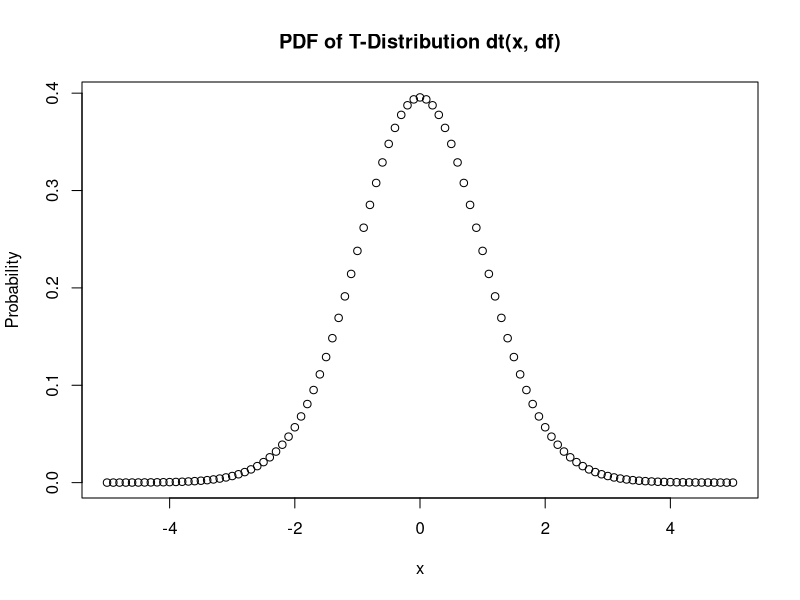
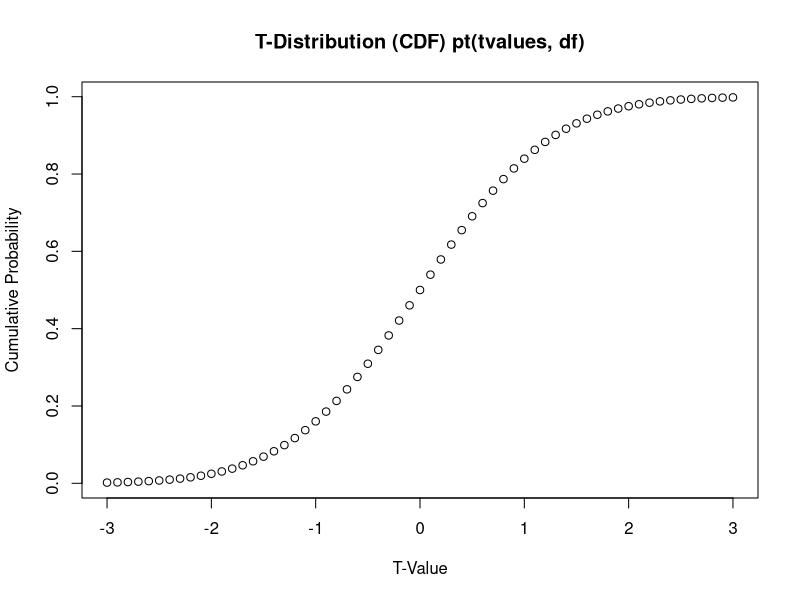
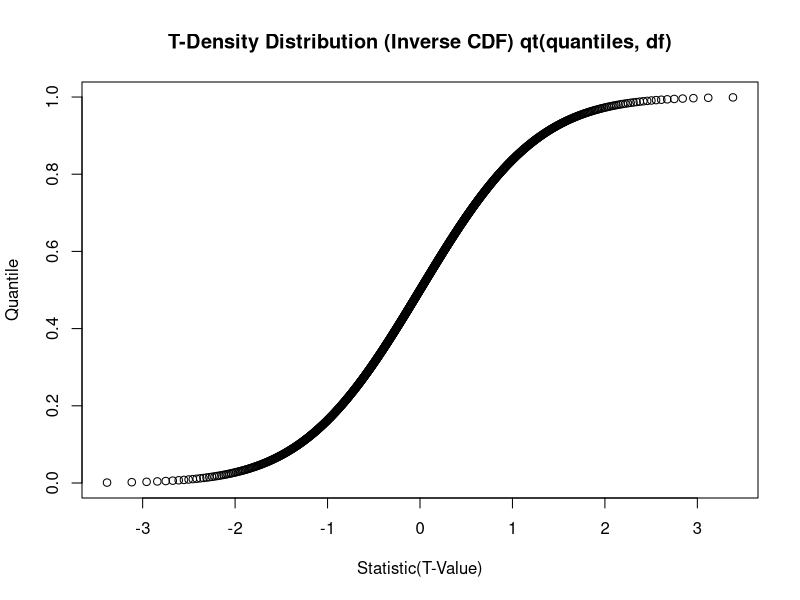
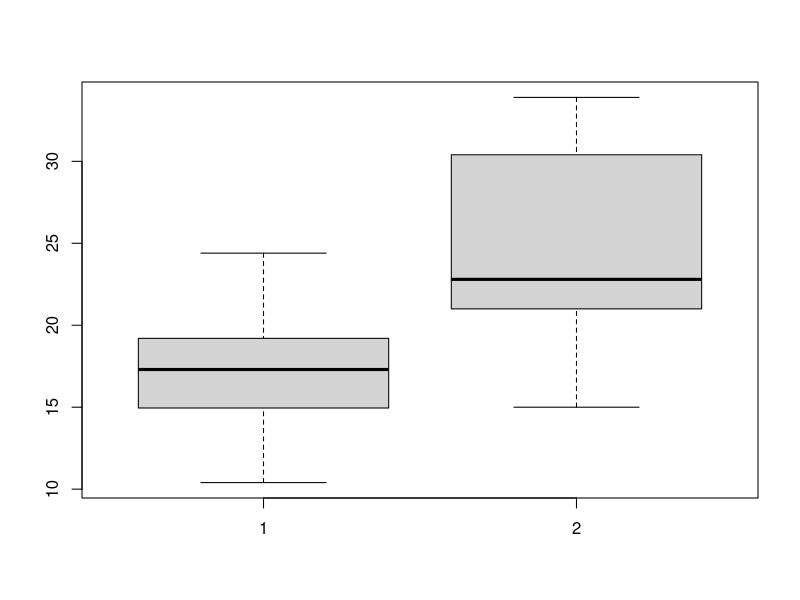
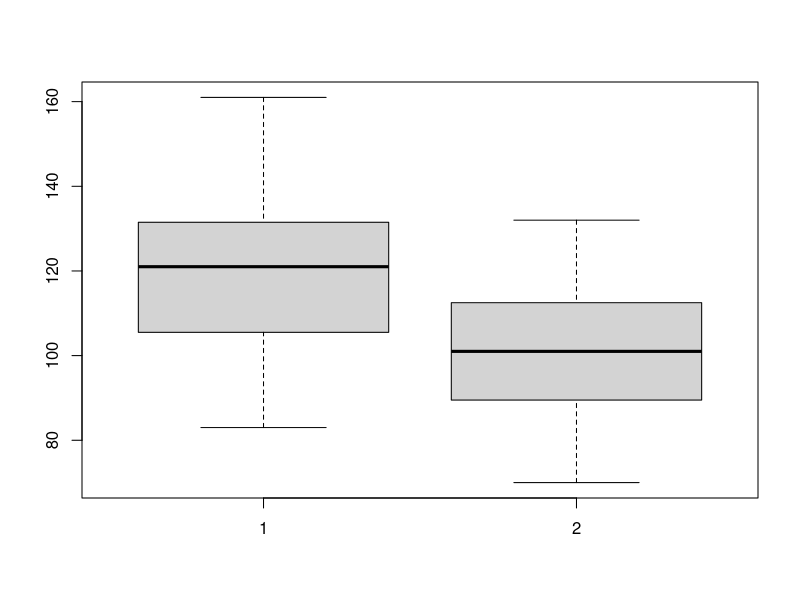

Source code (R) for these figures, in order:
# T-Distribution
x <- seq(from =-5, to = 5, by=.1)
plot(x, dt(x, df = 30), ylab='Probability',xlab='x', main="PDF of T-Distribution dt(x, df)")

t.value <- seq(from = -3, to = 3, by=.1)
plot(t.value, pt(t.value, df = 74), ylab='Cumulative Probability',xlab='T-Value', main="T-Distribution (CDF) pt(tvalues, df)")
# probability of getting a number smaller than (or equal to) the argument of pt function

# area under the curve from x to y 
pt(1, df=70) - pt(-1, df=70)
pt(2, df=70) - pt(-2, df=70)
pt(3, df=70) - pt(-3, df=70)

# qt --> what is the T-Value at given quantile
# qt(.95,30) --> 1.697261 means that 95% of of all numbers in the distribution are less than 1.69
# pt(1.69,30) --> ~ .95
quantiles <- seq(from = 0.001 , to = .999, by=.001)
plot(qt(quantiles, df = 30), quantiles, xlab='Statistic(T-Value)',ylab='Quantile', main="T-Density Distribution (Inverse CDF) qt(quantiles, df)")

# notice symmetry
qt(c(.025, .975), df=30)   # 30 degrees of freedom 

#####################Question 1
set.seed(0)
treeVolume <- c(rnorm(75, mean = 36500, sd = 2000))
t.test(treeVolume, mu = 39000, alternative = "two.sided", conf.level=0.95) # Ho: mu = 39000, Population Variance Unknown
# t = -12.288, df = 74, p-value < 2.2e-16
# It is a two.tailed test
# from t-table we can check that for .95 confidence level and 74 df, the critical-values are -1.992543, 1.992543 
# OR: we can calculate using qt function: 
alpha <- 0.05
t.half.alpha <- qt(1-alpha/2, df = 74)
c(-t.half.alpha,t.half.alpha) # Critical Values: -1.992543 & 1.992543
# Since -12.288 does not lie between critical values -1.992543 & 1.992543
# Therefore: test statistic falls in rejection region, hence Ho is rejected (with 5% chance of Type I error)
# ALTERNATIVELY
# Calculate the p-value for t = -12.288 and df = 74
pval <- 2 * pt(-12.288, df = 74) # pval = 1.516651e-19
# Since it is way less than the .05 significance level, we can reject Ho
# In other words, the probability of randomly encountering/observing such a statistic is very low  (p-value < 2.2e-16) 
# Therefore: the rejection decision is statistically significant as well


#####################Question 2
results = c(65, 78, 88, 55, 48, 95, 66, 57, 79, 81)
mean(results) # 71.2
sd(results)
t.test (results, mu=75, alternative = "two.sided", conf.level=0.95) # Ho: mu = 75, Population Variance Unknown
# t = -0.78303, df = 9, p-value = 0.4537
# Since it is a two.tailed test
# from t-table we can check that for .95 confidence level and 9 df, the critical values are ( -2.262157 & 2.262157) 
# OR: we can calculate using qt function: qt(0.025, 9)
alpha <- 0.05
t.half.alpha <- qt(1-alpha/2, df = 9) 
c(-t.half.alpha,t.half.alpha) # Critical Values: -2.262157  2.262157
# Since -0.78303 does lie between critical values (Acceptance Region) 
# Therefore: test statistic does not fall in rejection region, hence Ho cannot be rejected 
# ALTERNATIVELY
# Calculate the p-value for t = -0.78303 and df = 9
pval <- 2 * pt(-0.78303, df = 9) # 0.45372
# Since pval=0.45372 turns out to be greater than the .05 significance level, we cannot reject Ho
# In Other words, the probability of randomly encountering/observing such a statistic is quite high  (p-value = 0.4537) 
# Therefore: rejecting the Ho is not possible with this evidence

####################Question 3
bottles <- c(484.11,459.49,471.38,512.01,494.48,528.63,493.64,485.03,473.88,501.59,502.85,538.08,465.68,495.03,475.32,529.41,518.13,464.32,449.08,489.27)
mean(bottles) # 491.5705
sd(bottles)
t.test(bottles, mu=500, alternative="less", conf.level=0.99) # Ho: mu = 500, Population Variance Unknown
# t = -1.5205, df = 19, p-value = 0.07243
# from t-table we can check that for .99 confidence level and 19 df, the critical value is -2.539483
# OR: we can calculate using qt function: qt(0.01, 19)
alpha <- 0.01
t.alpha <- qt(1-alpha, df = 19) # Critical Value:  -2.539483 (- because its lower tailed test)
# Since t=-1.5205 > -2.539483 therefore: test statistic falls in acceptance region, hence Ho cannot be rejected
# ALTERNATIVELY
# Calculate the lower-tail p-value for t = -1.5205, df = 19
pval <- pt(-1.5205, df = 19) # 0.07242646
# Since it is greater than the .01 significance level, we cannot reject Ho
# In other words: the probability of randomly encountering/observing such a statistic is not low enough (p-value < 0.07243) 


####################Question 4
x = c(0.593,0.142,0.329,0.691,0.231,0.793,0.519,0.392,0.418) 
t.test(x, mu=0.3, alternative="greater", conf.level= 0.95)  # Ho: mu = 500, Population Variance Unknown
# t = 2.2051, df = 8, p-value = 0.02927
# from t-table we can check that for .95 confidence level and 8 df, the t-value is 1.859548
# OR: we can calculate using qt function: qt(0.05, 8)
alpha <- 0.05
t.alpha <- qt(1-alpha, df = 8) # Critical Value:  1.859548 
# Since t=2.2051 >  1.859548 therefore: test statistic falls in rejection region, 
# Hence Ho can be rejected (with 5% chance of Type I error)
# ALTERNATIVELY
# Calculate the upper-tail p-value for t = 2.2051, df = 8
pval <- pt(2.2051, df = 8, lower.tail=FALSE) # 0.02926329
# Since pval=0.02926329 is less than the .05 significance level, we can reject Ho
# In other words: the probability of randomly encountering/observing such a statistic is low  (p-value < 0.02926329) 
# Therefore: the rejection decision is statistically significant as well



###################Question 5
automatic = mtcars$am == 0 
mpg.auto = mtcars[automatic,]$mpg 
mpg.auto 
mpg.manual = mtcars[!automatic,]$mpg 
mpg.manual
# see the difference first hand
boxplot(mpg.auto, mpg.manual)
t.test(mpg.auto, mpg.manual)
#     Welch Two Sample t-test
# data:  mpg.auto and mpg.manual
# t = -3.7671, df = 18.332, p-value = 0.001374
# alternative hypothesis: true difference in means is not equal to 0
# 95 percent confidence interval:
# -11.280194  -3.209684
# sample estimates:
# mean of x mean of y 
# 17.14737  24.39231 
# INTERPRETATION
#  Welch’s t-test is a t-test with unequal variances. [heteroskedastic may be introduced at this point]
#  at 95% confidence level, there is a significant difference (p-value = 0.001374) of the two means. 
#  Since p-value is smaller than 0.05 (95% conf.level), we should reject H0 (H0 says both means are equal)
#  The difference of means can be as low as -11.280194 and as high as -3.209684; the t-statistic -3.7671 falls 
#  within the confidence interval -11.280194  -3.209684

#Question 6
High.protein<- c(134,146,104,119,124,161,107,83,113,129,97,123)
Low.protein<- c(70,118,101,85,107,132,94)
boxplot(High.protein,Low.protein)
# Assuming equal variances [homoscedasticity may be introduced at this point)
t.test(High.protein,Low.protein,var.equal=TRUE)
# OUTPUTS
# Two Sample t-test
# data:  High.protein and Low.protein
# t = 1.8914, df = 17, p-value = 0.07573
# alternative hypothesis: true difference in means is not equal to 0
# 95 percent confidence interval:
# -2.193679 40.193679
# sample estimates:
# mean of x mean of y 
#      120       101 
# INTERPRETATION
# at 95% confidence level, there is NO significant difference (p-value = 0.07573) between the two means. 
# Since p-value is larger than 0.05 (95% conf.level), we cannot reject H0 (H0 says both means are equal)
# The maximum difference of means can be as low as -2.193679 and as high as 40.193679; the t-statistic 1.8914 falls 
# within the confidence interval -2.193679 40.193679

# WHAT IF Variances are not equal:
t.test(High.protein,Low.protein)
# OUTPUTS
# Welch Two Sample t-test
# data:  High.protein and Low.protein
# t = 1.9107, df = 13.082, p-value = 0.07821
# alternative hypothesis: true difference in means is not equal to 0
# 95 percent confidence interval:
# -2.469073 40.469073
# sample estimates:
# mean of x mean of y 
#      120       101 

# As can be seend above, Usually, the results of the classical t-test and the Welch t-test are very similar 
# unless both the group sizes and the standard deviations are very different.
#Question 7
install.packages('MASS')
library(MASS)
ttest <- t.test(immer$Y1, immer$Y2, paired=TRUE) 
names(ttest)
st <- ttest$statistic
pvalue <- ttest$p.value

#Question 8
s <- c(25, 32, 18, 20)
chisq.test(s)

# Interesting 
# http://www.sthda.com/english/wiki/unpaired-two-samples-t-test-in-r
